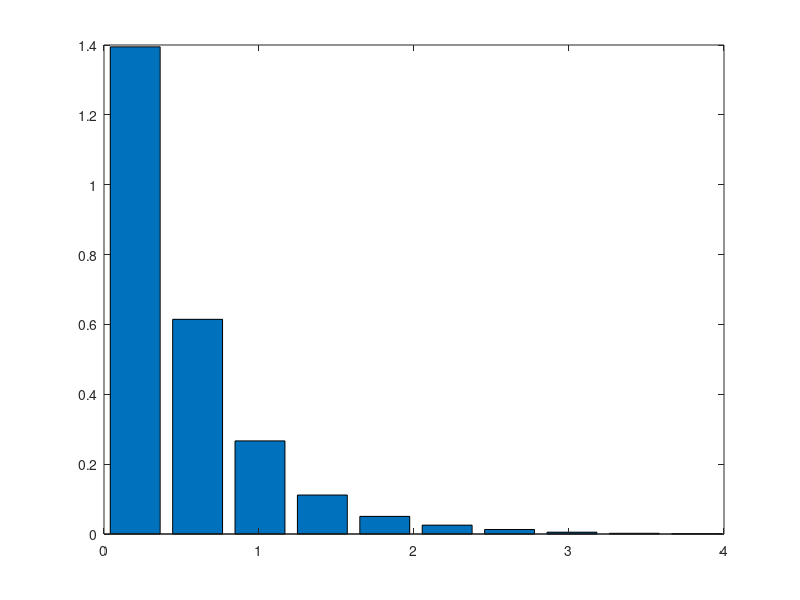

This chart was generated by the following MATLAB code:
close all;
clear all;

trials = 10000;
lamda = 2;

myarray = rand(1,trials);
values = -log(1-myarray)/lamda;

[y x] = hist(values);

area = ((x(2)-x(1))*sum(y));
bar(x,y/area);